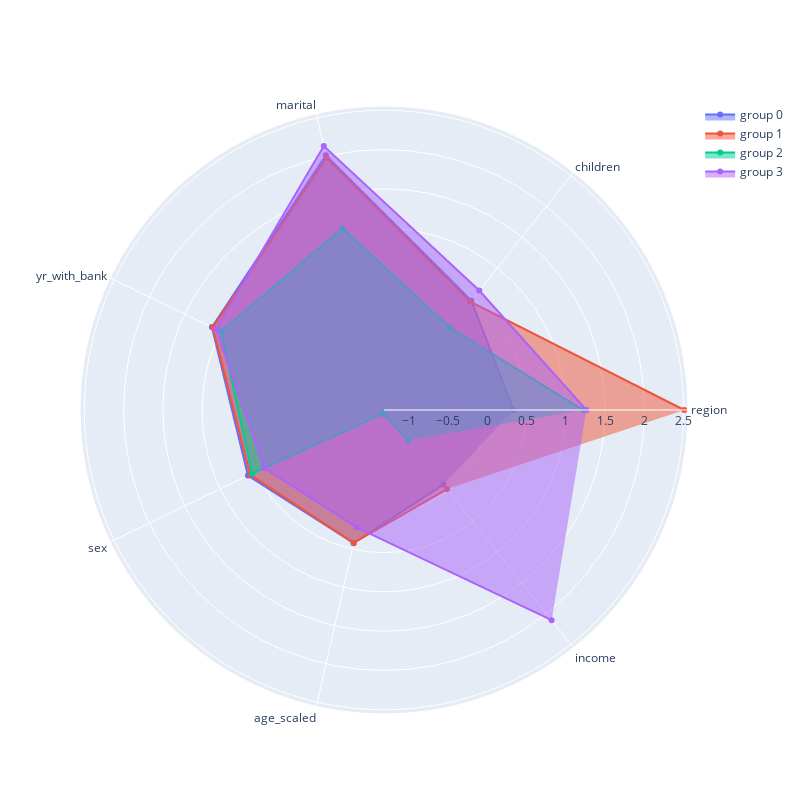

Notebook code for this chart:
### Code cell
fig = go.Figure()

fig.add_trace(go.Scatterpolar(r=group_0_df['means'],theta=group_0_df['category'],fill='toself',name='group 0'))

fig.add_trace(go.Scatterpolar(r=group_1_df['means'],theta=group_1_df['category'],fill='toself',name='group 1'))

fig.add_trace(go.Scatterpolar(r=group_2_df['means'],theta=group_2_df['category'],fill='toself',name='group 2'))

fig.add_trace(go.Scatterpolar(r=group_3_df['means'],theta=group_3_df['category'],fill='toself',name='group 3'))

fig.update_layout(
    autosize = False,
    width=800,
    height=800,
    polar=dict(
        radialaxis=dict(
          visible=True,
    )),
  showlegend=True
)

fig.show()

### Figure 1 — Plotly figure (JSON) as saved in the notebook; plotly's stock layout.template omitted (floating-point values rounded to 4 significant figures)
{"data": [{"fill": "toself", "name": "group 0", "r": [0.3358, 0.4679, 2.011, 1.117, 0.6075, 0.4243, -0.09951], "theta": ["region", "children", "marital", "yr_with_bank", "sex", "age_scaled", "income"], "type": "scatterpolar"}, {"fill": "toself", "name": "group 1", "r": [2.507, 0.448, 1.977, 1.104, 0.5792, 0.4212, -0.02645], "theta": ["region", "children", "marital", "yr_with_bank", "sex", "age_scaled", "income"], "type": "scatterpolar"}, {"fill": "toself", "name": "group 2", "r": [1.22, 0.02825, 1.056, 0.9887, 0.548, -1.266, -0.8181], "theta": ["region", "children", "marital", "yr_with_bank", "sex", "age_scaled", "income"], "type": "scatterpolar"}, {"fill": "toself", "name": "group 3", "r": [1.262, 0.631, 2.131, 1.06, 0.381, 0.2205, 2.107], "theta": ["region", "children", "marital", "yr_with_bank", "sex", "age_scaled", "income"], "type": "scatterpolar"}], "layout": {"autosize": false, "height": 800, "polar": {"radialaxis": {"visible": true}}, "showlegend": true, "width": 800}}
